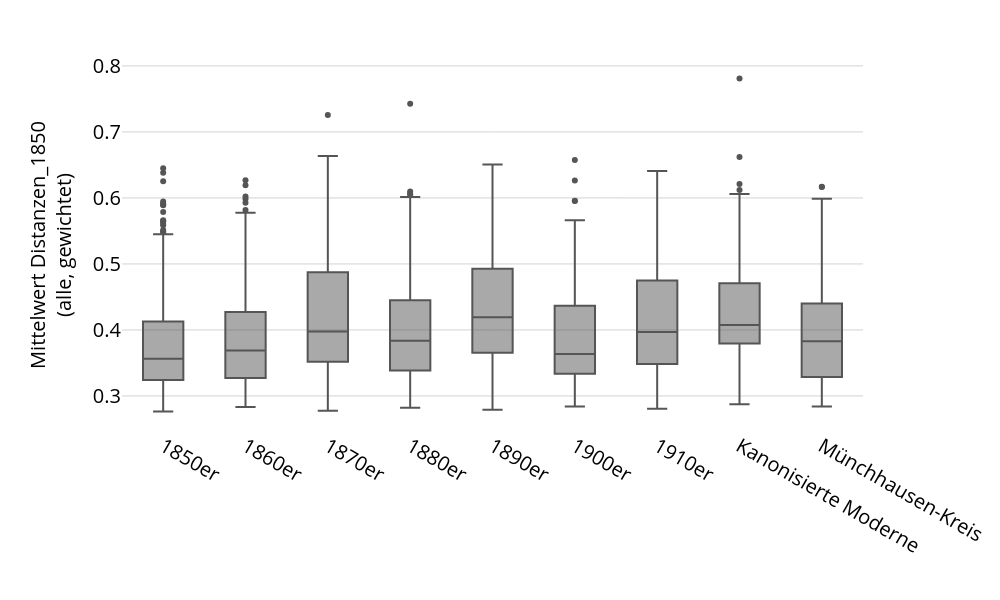

Here is the notebook cell this chart was saved with:
### Code cell
meta_plot = pd.DataFrame()

for corpus_query in queries_a:
    this_meta = meta_all.query(corpus_query)
    this_corpus_dm = this_dm.loc[meta_1850.id, this_meta.id]
    this_distances = this_corpus_dm.mean()

    meta_add = pd.DataFrame()
    meta_add[['author', 'title', 'year', 'count', 'mode_score_strikt1850']] = this_meta[[
        'author', 'title', 'year', 'count', 'mode_score_strikt1850'
    ]]
    meta_add['corpus'] = queries_a[corpus_query]
    meta_add['dist'] = this_distances.tolist()
    
    meta_plot = pd.concat([meta_plot, meta_add])
    
fig = px.box(
    meta_plot,
    x = 'corpus',
    y = 'dist',
    # points = 'all',
    hover_data = ['author', 'title'],
    labels = {'dist' : '<br>Mittelwert Distanzen_1850<br>(alle, gewichtet)', 'corpus' : ''},
    # color_discrete_sequence=["grey"]
)

fig.update_layout(
    width = 1000, height = 600,
    xaxis=dict(tickfont=dict(size=20), titlefont=dict(size=20)),
    yaxis=dict(tickfont=dict(size=20), titlefont=dict(size=20)),
    showlegend = False
)
fig = update_fig_for_publication(fig, make_grey=True)
fig.write_image(f"plots/6.2 Distanzwerte je Textgruppe, Bezugskorpus: Anthologietexte der 1850er.pdf")
fig.show()

### Figure 1 — Plotly figure (JSON) as saved in the notebook; plotly's stock layout.template omitted (floating-point values rounded to 4 significant figures; data arrays with more than 128 entries replaced by an {"elided": "..."} marker saying what was removed)
{"data": [{"alignmentgroup": "True", "customdata": {"elided": "2103x2 str values"}, "hovertemplate": "=%{x}<br><br>Mittelwert Distanzen_1850<br>(alle, gewichtet)=%{y}<br>author=%{customdata[0]}<br>title=%{customdata[1]}<extra></extra>", "legendgroup": "", "line": {"color": "#555555"}, "marker": {"color": "#555555"}, "name": "", "notched": false, "offsetgroup": "", "orientation": "v", "showlegend": false, "type": "box", "x": {"elided": "2103 str values"}, "x0": " ", "xaxis": "x", "y": {"elided": "2103 float values"}, "y0": " ", "yaxis": "y"}], "layout": {"boxmode": "group", "font": {"color": "black"}, "height": 600, "legend": {"bordercolor": "black", "borderwidth": 1, "tracegroupgap": 0}, "margin": {"t": 60}, "paper_bgcolor": "white", "plot_bgcolor": "white", "showlegend": false, "width": 1000, "xaxis": {"anchor": "y", "color": "black", "domain": [0, 1], "gridcolor": "white", "showgrid": false, "tickfont": {"size": 20}, "title": {"font": {"size": 20}, "text": ""}}, "yaxis": {"anchor": "x", "color": "black", "domain": [0, 1], "gridcolor": "lightgray", "tickfont": {"size": 20}, "title": {"font": {"size": 20}, "text": "<br>Mittelwert Distanzen_1850<br>(alle, gewichtet)"}, "zerolinecolor": "lightgray"}}}
